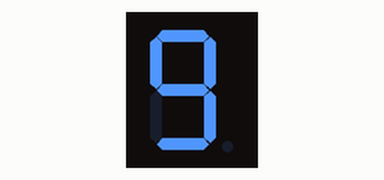
Recording of a program running on a simulated Raspberry Pi Pico running MicroPython. Shown: 1-digit seven-segment display. The segment pins are drawn as the display they are named for.

Above: at 0.1 s.
At 2.1 s:
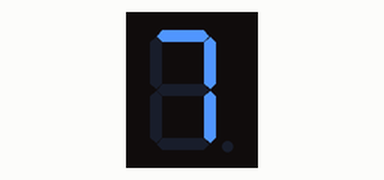
At 3.1 s:
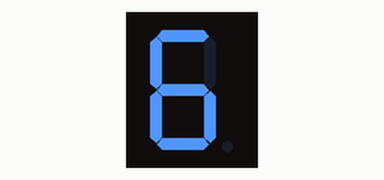
At 5.1 s:
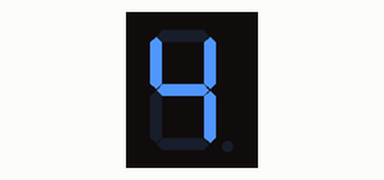
At 6.1 s:
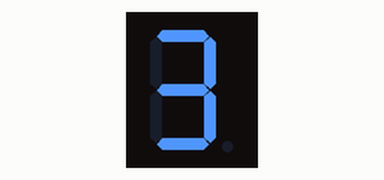
At 9.1 s:
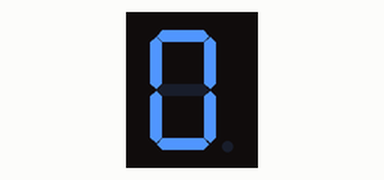

The program:

main.py
```python
from machine import Pin
from utime import sleep

seg_A = Pin(0, Pin.OUT)
seg_B = Pin(1, Pin.OUT)
seg_C = Pin(2, Pin.OUT)
seg_D = Pin(3, Pin.OUT)
seg_E = Pin(4, Pin.OUT)
seg_F = Pin(5, Pin.OUT)
seg_G = Pin(6, Pin.OUT)
seg_DP = Pin(7, Pin.OUT)

digits = [
    [0, 0, 0, 0, 0, 0, 1, 1],  # 0
    [1, 0, 0, 1, 1, 1, 1, 1],  # 1
    [0, 0, 1, 0, 0, 1, 0, 1],  # 2
    [0, 0, 0, 0, 1, 1, 0, 1],  # 3
    [1, 0, 0, 1, 1, 0, 0, 1],  # 4
    [0, 1, 0, 0, 1, 0, 0, 1],  # 5
    [0, 1, 0, 0, 0, 0, 0, 1],  # 6
    [0, 0, 0, 1, 1, 1, 1, 1],  # 7
    [0, 0, 0, 0, 0, 0, 0, 1],  # 8
    [0, 0, 0, 0, 1, 0, 0, 1],  # 9
]

def display_digit(digit):
    state = digits[digit]

    seg_A.value(state[0])
    seg_B.value(state[1])
    seg_C.value(state[2])
    seg_D.value(state[3])
    seg_E.value(state[4])
    seg_F.value(state[5])
    seg_G.value(state[6])
    seg_DP.value(state[7])

while True:
    for i in range(9, -1, -1):
        display_digit(i)
        sleep(1)
```

Measured:
- by itself, everything shown: repeats every 10.0 s, in 10 steps
- what the display in image 0 shows lasts 1.0 s, from 0.1 s to 1.1 s
